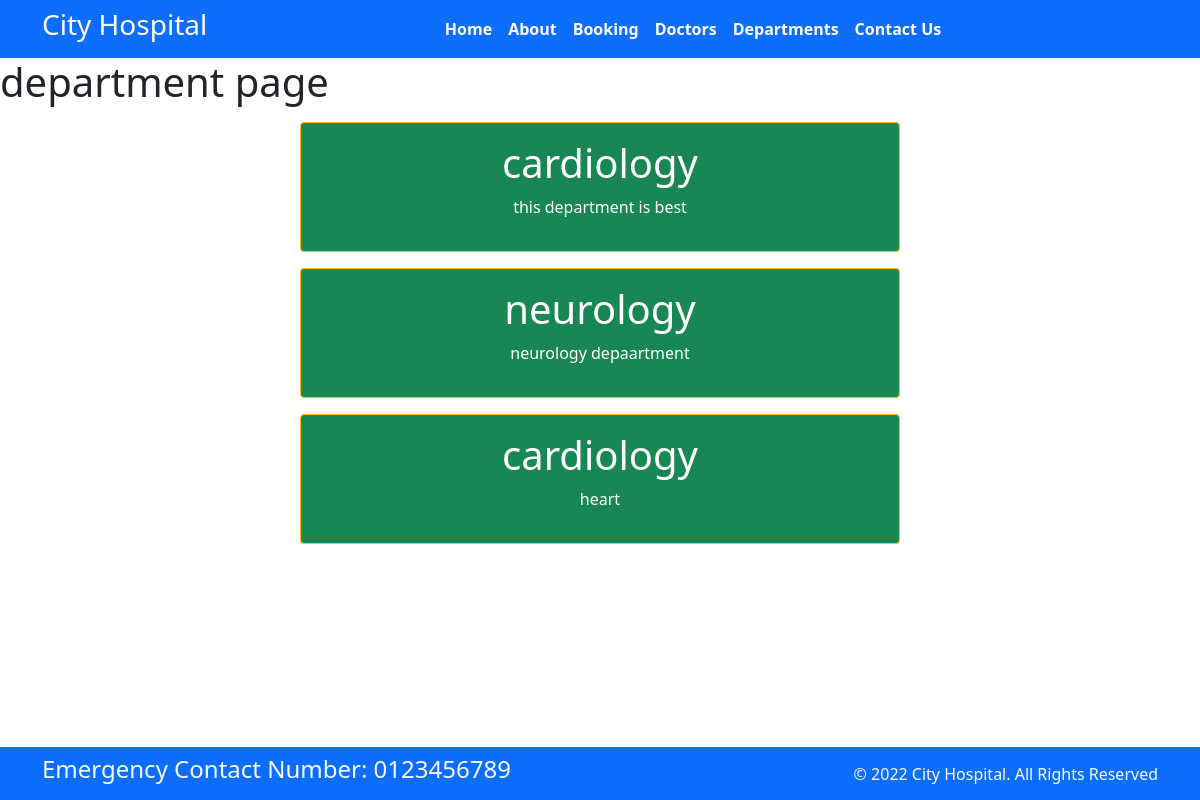
Page /dp on the committed database.
### flipkartapp/models.py (models this page shows, shortened)
class Department(models.Model):
    dep_name=models.CharField(max_length=255)
    dep_description=models.TextField(max_length=255)

### flipkartapp/views.py (the view)
# urls.py: path("dp",views.department,name="department"),
def department(request):
    dict_dep={
        'dept' :Department.objects.all()
    }
    return render(request, 'department.html',dict_dep)

### template/department.html (shortened to what this page needs)
<!DOCTYPE html>
{% extends "blocks.html" %}
    {% block content %}
    <h1>department page</h1>
    {% for d in dept %}
    <div class="mx-auto w-50 bg-success text-center text-white p-3 my-3 border border-warning rounded">
        <h1>{{d.dep_name}}</h1>
        <p>{{d.dep_description}}</p>
    </div>
    {% endfor %}
    {%endblock%}

### rows in the picture
Department: dep_name "cardiology", dep_description "this department is best"
Department: dep_name "neurology", dep_description "neurology depaartment"
Department: dep_name "cardiology", dep_description "heart"
